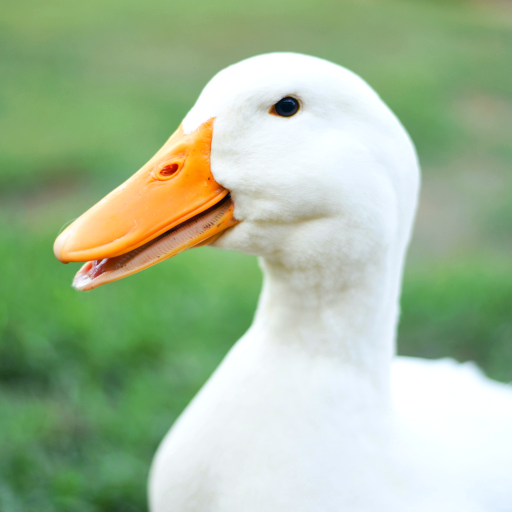
#> input picture duck-lab7.png, 512 x 512 px
$ python q1.py
#> lines starting #> are read from the running program, lines starting #| are printed output that depends on the picture
import cv2
import numpy as np

img = cv2.imread('duck-lab7.png')
#> img is the input picture: shape (512, 512, 3); mean B, G, R 153.3, 186.9, 165

b, g, r = cv2.split(img)
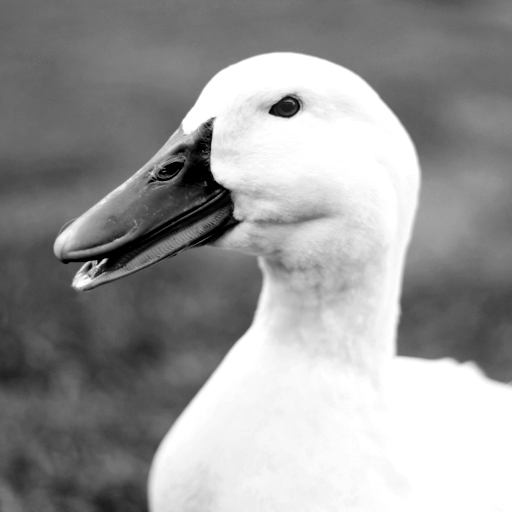
#> b: shape (512, 512); min 0, max 255, mean 153.3
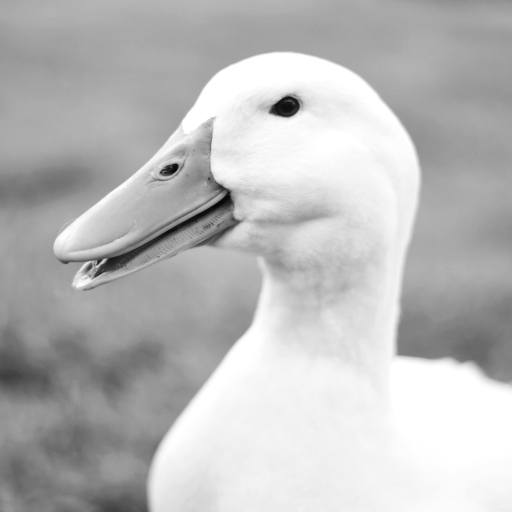
#> g: shape (512, 512); min 7, max 255, mean 186.9
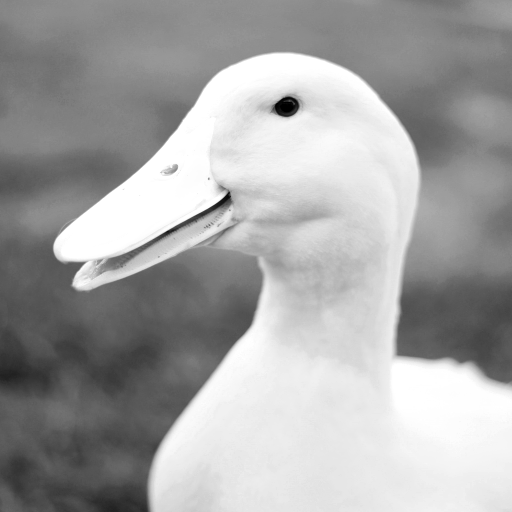
#> r: shape (512, 512); min 0, max 255, mean 165

cv2.imshow('Blue channel', b)
cv2.imshow('Green channel', g)
cv2.imshow('Red channel', r)

img[:, :, 1] = 0
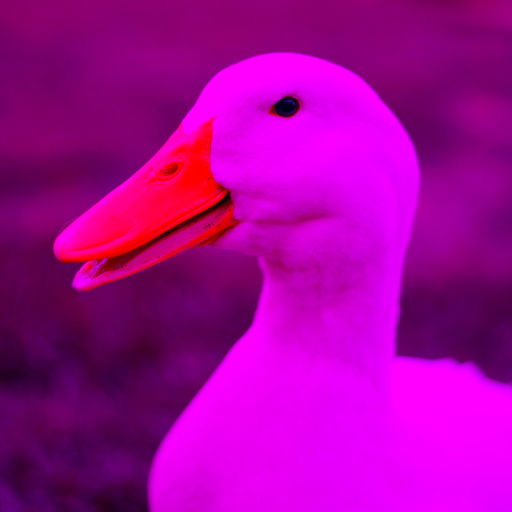
#> img: shape (512, 512, 3); mean B, G, R 153.3, 0, 165

cv2.imshow('Only red & blue channels', img)

new_img = cv2.merge([b, g, r])

cv2.imshow('Merged Image', new_img)

cv2.waitKey(0)
cv2.destroyAllWindows()
